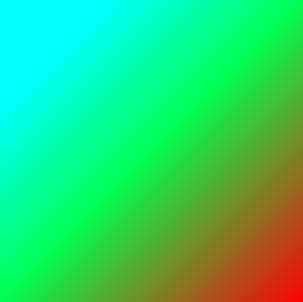
//> input picture bin/sample_split.jpg, 303 x 302 px
$ ./ex2-split   (built with g++ and OpenCV 4)
//> lines starting //> are read from the running program, lines starting //| are printed output that depends on the picture
#include <opencv2/opencv.hpp>
#include <iostream>

using namespace std;

//画像ファイルの表示
void readImage()
{
	cv::Mat image = cv::imread("sample_split.jpg");	//画像の読み込み
//> image is the input picture: 302 rows x 303 cols, CV_8UC3; mean B, G, R 110.4, 212.3, 42.7
	cv::Mat channels[3];

	if (image.empty())	//画像が正しく読み込めたのかを確認
	{
		cout << "画像ファイルを読み込めませんでした．" << endl;
		return;
	}

	cv::split(image, channels);
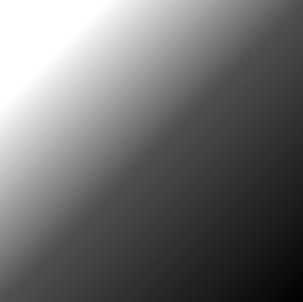
//> channels[0]: 302 rows x 303 cols, CV_8UC1; min 1, max 255, mean 110.4
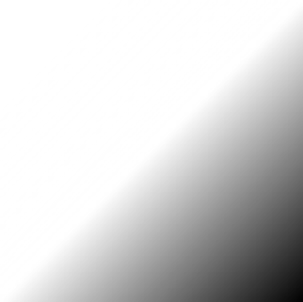
//> channels[1]: 302 rows x 303 cols, CV_8UC1; min 3, max 255, mean 212.3
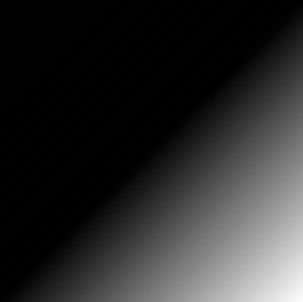
//> channels[2]: 302 rows x 303 cols, CV_8UC1; min 0, max 252, mean 42.7

	cv::imshow("Output", image);	//画像の表示
	cv::imshow("Blue", channels[0]);
	cv::imshow("Green", channels[1]);
	cv::imshow("Red", channels[2]);

	cv::waitKey();	//入力があるまで待機
}

int main(int argc, char** argv)
{
	readImage();
	return 0;
}

$ run again, with bin/cat.jpg copied over bin/sample_split.jpg
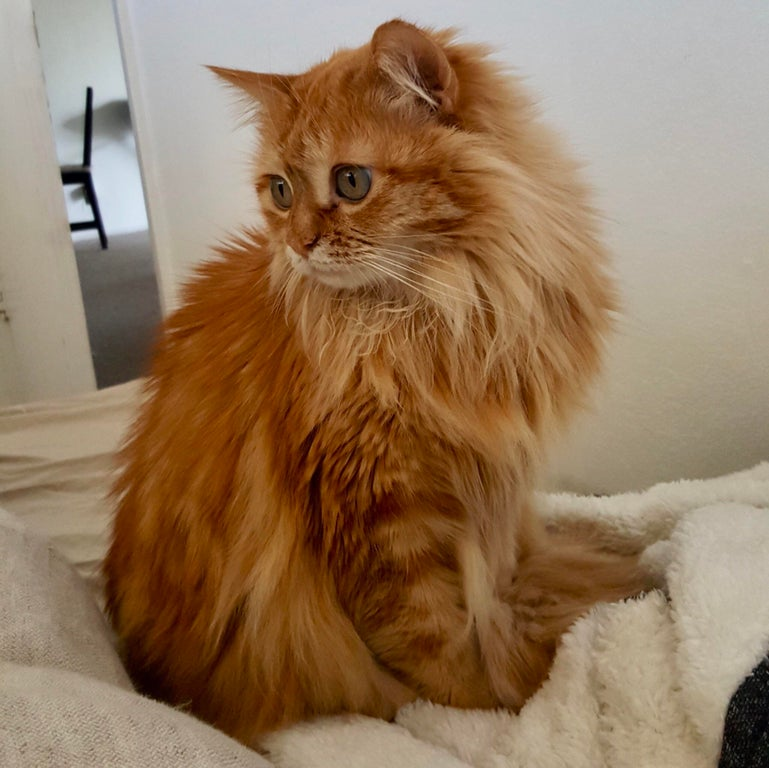
//> input picture bin/cat.jpg, 769 x 768 px
//> in readImage, image is the input picture: 768 rows x 769 cols, CV_8UC3; mean B, G, R 93.1, 120.5, 147.8
//> in readImage, `cv::split(image, channels);`:
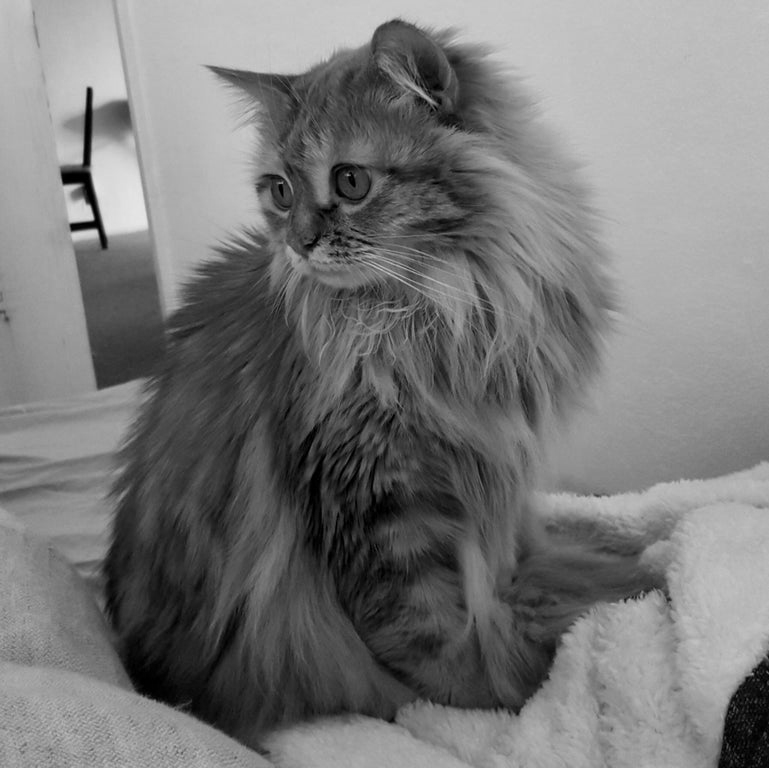
//> channels[1]: 768 rows x 769 cols, CV_8UC1; min 0, max 231, mean 120.5
//> in readImage, `cv::split(image, channels);`:
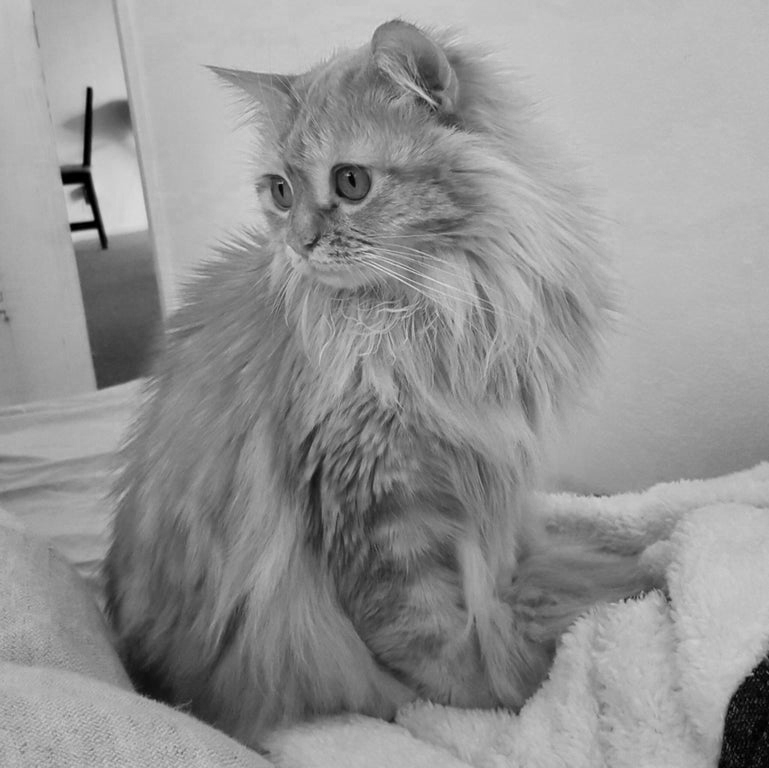
//> channels[2]: 768 rows x 769 cols, CV_8UC1; min 0, max 222, mean 147.8
